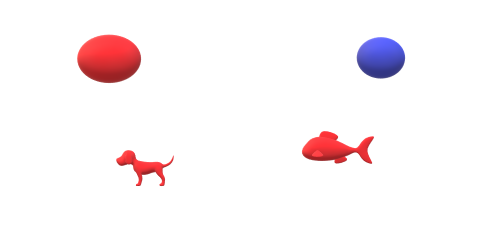
#> input picture CountingObjects/shapes.png, 482 x 250 px
$ python CountingObjects.py --image shapes.png
#> lines starting #> are read from the running program, lines starting #| are printed output that depends on the picture; after the words box and inside, x2 and y2 are one past the last pixel; in counts of white or black regions, pixels touching at a corner belong together
import argparse
import imutils
import cv2

def main():
    # construct the argument parser and parse the arguments
    ap = argparse.ArgumentParser()
    ap.add_argument("-i", "--image", required=True,
                    help="path to input image")
    args = vars(ap.parse_args())

    image=cv2.imread(args['image'])
#> image is the input picture: shape (250, 482, 3); mean B, G, R 246.9, 245.3, 251.4
    image=cv2.resize(image,(500,500))
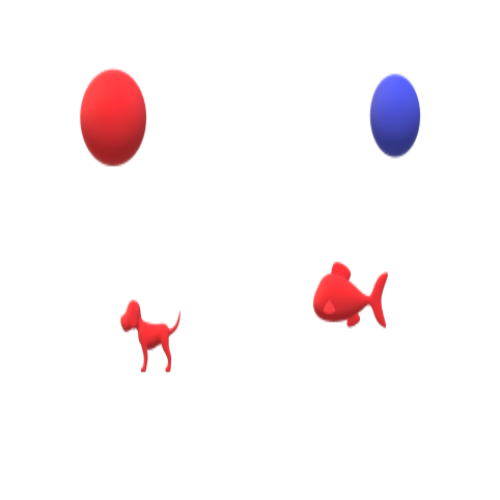
#> image: shape (500, 500, 3); mean B, G, R 246.9, 245.3, 251.4
    cv2.imshow('image',image)
    cv2.waitKey(0)

    gray = cv2.cvtColor(image, cv2.COLOR_BGR2GRAY)
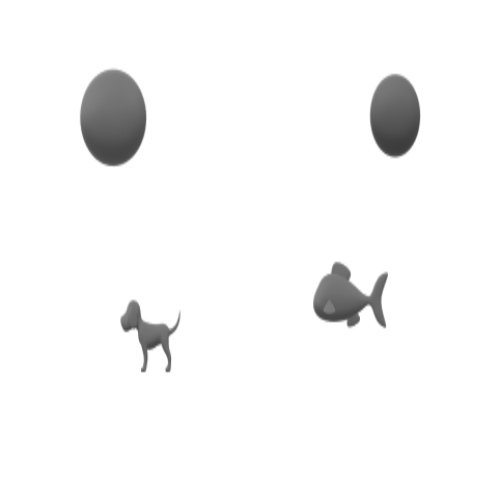
#> gray: shape (500, 500); min 60, max 255, mean 247.3
    cv2.imshow("Gray", gray)
    cv2.waitKey(0)

    edged = cv2.Canny(gray, 50, 150)
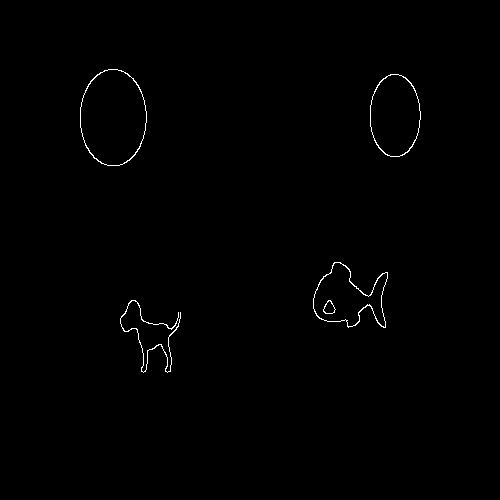
#> edged: shape (500, 500); 0.51% white in thin lines or dots, all inside (x1, y1, x2, y2) = (80, 69, 421, 373)
    cv2.imshow("Edged", edged)
    cv2.waitKey(0)

    thresh = cv2.threshold(gray, 225, 255, cv2.THRESH_BINARY_INV)[1]
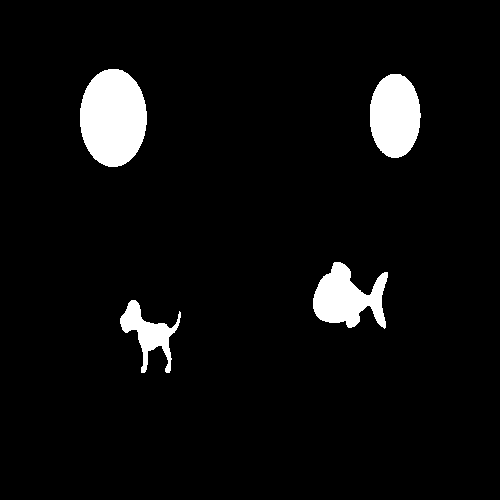
#> thresh: shape (500, 500); 5.2% white; 4 white regions
    cv2.imshow("Thresh", thresh)
    cv2.waitKey(0)

    cnts = cv2.findContours(thresh.copy(), cv2.RETR_EXTERNAL,
                            cv2.CHAIN_APPROX_SIMPLE)
#> cnts = 4 contours; box (x1, y1, x2, y2) and area: (80, 69, 147, 167) 5054, (370, 74, 421, 158) 3284, (313, 262, 388, 329) 2800, (120, 300, 181, 373) 1477
    cnts = imutils.grab_contours(cnts)
    output = image.copy()

    for c in cnts:
        cv2.drawContours(output, [c], -1, (240, 0, 159), 3)
        cv2.imshow("Contours", output)
        cv2.waitKey(0)
#> this loop made 4 passes
#> pass 1, in main, `cv2.imshow("Contours", output)`:
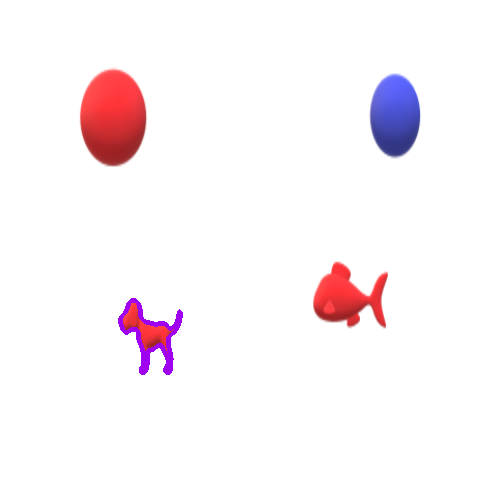
#> window 'Contours': shape (500, 500, 3); mean B, G, R 247.3, 244.4, 251
#> after the loop:
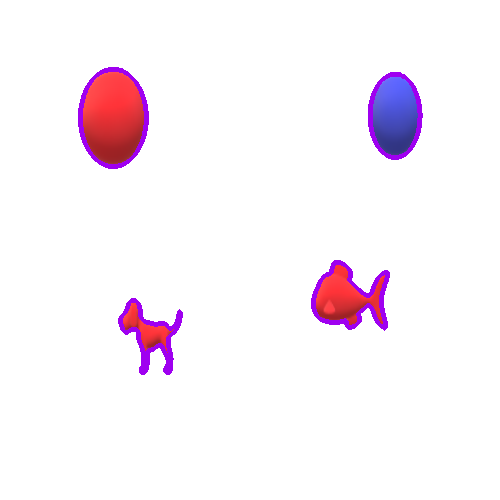
#> output: shape (500, 500, 3); 1.95% of pixels changed, all inside (x1, y1, x2, y2) = (78, 67, 423, 375)

    text = "I found {} objects!".format(len(cnts))
#> text = 'I found 4 objects!'
    cv2.putText(output, text, (10, 25), cv2.FONT_HERSHEY_SIMPLEX, 0.7,
                (240, 0, 159), 2)
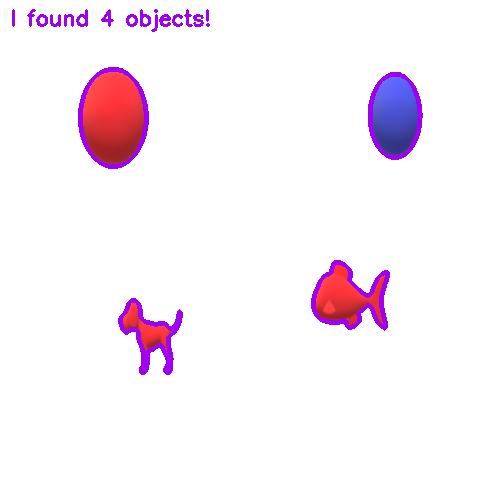
#> output: shape (500, 500, 3); 0.5% of pixels changed, all inside (x1, y1, x2, y2) = (12, 9, 210, 32)
    cv2.imshow("Contours", output)
    cv2.waitKey(0)

if __name__ == '__main__':
    main()
